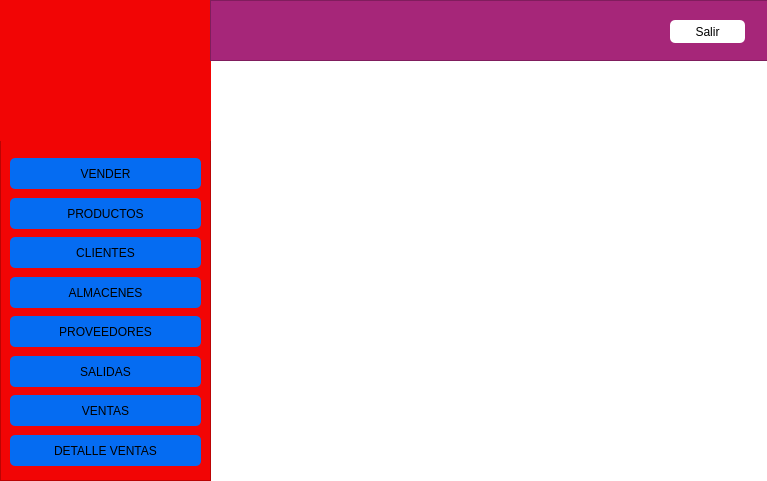
<?xml version="1.0" encoding="UTF-8"?>
<ui version="4.0">
 <class>MainWindow</class>
 <widget class="QMainWindow" name="MainWindow">
  <property name="geometry">
   <rect>
    <x>0</x>
    <y>0</y>
    <width>767</width>
    <height>481</height>
   </rect>
  </property>
  <property name="windowTitle">
   <string>MainWindow</string>
  </property>
  <property name="styleSheet">
   <string notr="true">background-color: rgb(255, 255, 255);</string>
  </property>
  <widget class="QWidget" name="centralwidget">
   <widget class="QFrame" name="frame">
    <property name="geometry">
     <rect>
      <x>0</x>
      <y>0</y>
      <width>211</width>
      <height>481</height>
     </rect>
    </property>
    <property name="styleSheet">
     <string notr="true">QFrame{
background-color: rgb(242, 5, 5);
font: 10pt &quot;Comic Sans MS&quot;;
}

QPushButton{
background-color: rgb(5, 108, 242);
font: 10pt &quot;Comic Sans MS&quot;;
border-radius: 5px;
}

QPushButton:pressed{
background-color: rgb(5, 242, 242);
font: 10pt &quot;Comic Sans MS&quot;;
border-radius: 10px;
}

</string>
    </property>
    <property name="frameShape">
     <enum>QFrame::StyledPanel</enum>
    </property>
    <property name="frameShadow">
     <enum>QFrame::Raised</enum>
    </property>
    <widget class="QLabel" name="label">
     <property name="geometry">
      <rect>
       <x>-30</x>
       <y>0</y>
       <width>261</width>
       <height>141</height>
      </rect>
     </property>
     <property name="text">
      <string/>
     </property>
     <property name="pixmap">
      <pixmap>img/logo2.png</pixmap>
     </property>
     <property name="scaledContents">
      <bool>true</bool>
     </property>
    </widget>
    <widget class="QPushButton" name="btnVender">
     <property name="geometry">
      <rect>
       <x>10</x>
       <y>158</y>
       <width>191</width>
       <height>31</height>
      </rect>
     </property>
     <property name="text">
      <string>VENDER</string>
     </property>
     <property name="icon">
      <iconset>
       <normaloff>img/dollar.png</normaloff>img/dollar.png</iconset>
     </property>
     <property name="iconSize">
      <size>
       <width>20</width>
       <height>20</height>
      </size>
     </property>
     <property name="checkable">
      <bool>false</bool>
     </property>
    </widget>
    <widget class="QPushButton" name="btnProductos">
     <property name="geometry">
      <rect>
       <x>10</x>
       <y>198</y>
       <width>191</width>
       <height>31</height>
      </rect>
     </property>
     <property name="text">
      <string>PRODUCTOS</string>
     </property>
     <property name="icon">
      <iconset>
       <normaloff>img/caja.png</normaloff>img/caja.png</iconset>
     </property>
     <property name="iconSize">
      <size>
       <width>26</width>
       <height>26</height>
      </size>
     </property>
    </widget>
    <widget class="QPushButton" name="btnClientes">
     <property name="geometry">
      <rect>
       <x>10</x>
       <y>237</y>
       <width>191</width>
       <height>31</height>
      </rect>
     </property>
     <property name="styleSheet">
      <string notr="true"/>
     </property>
     <property name="text">
      <string>CLIENTES</string>
     </property>
     <property name="icon">
      <iconset>
       <normaloff>img/usuario.png</normaloff>img/usuario.png</iconset>
     </property>
     <property name="iconSize">
      <size>
       <width>20</width>
       <height>20</height>
      </size>
     </property>
    </widget>
    <widget class="QPushButton" name="btnAlmacenes">
     <property name="geometry">
      <rect>
       <x>10</x>
       <y>277</y>
       <width>191</width>
       <height>31</height>
      </rect>
     </property>
     <property name="text">
      <string>ALMACENES</string>
     </property>
     <property name="icon">
      <iconset>
       <normaloff>img/cajas.png</normaloff>img/cajas.png</iconset>
     </property>
     <property name="iconSize">
      <size>
       <width>24</width>
       <height>24</height>
      </size>
     </property>
    </widget>
    <widget class="QPushButton" name="btnProveedores">
     <property name="geometry">
      <rect>
       <x>10</x>
       <y>316</y>
       <width>191</width>
       <height>31</height>
      </rect>
     </property>
     <property name="text">
      <string>PROVEEDORES</string>
     </property>
     <property name="icon">
      <iconset>
       <normaloff>img/terreno.png</normaloff>img/terreno.png</iconset>
     </property>
     <property name="iconSize">
      <size>
       <width>24</width>
       <height>24</height>
      </size>
     </property>
    </widget>
    <widget class="QPushButton" name="btnSalidas">
     <property name="geometry">
      <rect>
       <x>10</x>
       <y>356</y>
       <width>191</width>
       <height>31</height>
      </rect>
     </property>
     <property name="text">
      <string>SALIDAS</string>
     </property>
     <property name="icon">
      <iconset>
       <normaloff>img/carro-de-entrega.png</normaloff>img/carro-de-entrega.png</iconset>
     </property>
     <property name="iconSize">
      <size>
       <width>32</width>
       <height>32</height>
      </size>
     </property>
    </widget>
    <widget class="QPushButton" name="btnVentas">
     <property name="geometry">
      <rect>
       <x>10</x>
       <y>395</y>
       <width>191</width>
       <height>31</height>
      </rect>
     </property>
     <property name="text">
      <string>VENTAS</string>
     </property>
     <property name="icon">
      <iconset>
       <normaloff>img/ingresos.png</normaloff>img/ingresos.png</iconset>
     </property>
     <property name="iconSize">
      <size>
       <width>26</width>
       <height>26</height>
      </size>
     </property>
    </widget>
    <widget class="QPushButton" name="btnDetalleVentas">
     <property name="geometry">
      <rect>
       <x>10</x>
       <y>435</y>
       <width>191</width>
       <height>31</height>
      </rect>
     </property>
     <property name="text">
      <string>DETALLE VENTAS</string>
     </property>
     <property name="icon">
      <iconset>
       <normaloff>img/lista-de-deseos.png</normaloff>img/lista-de-deseos.png</iconset>
     </property>
     <property name="iconSize">
      <size>
       <width>24</width>
       <height>24</height>
      </size>
     </property>
    </widget>
   </widget>
   <widget class="QFrame" name="frame_2">
    <property name="geometry">
     <rect>
      <x>210</x>
      <y>0</y>
      <width>561</width>
      <height>61</height>
     </rect>
    </property>
    <property name="styleSheet">
     <string notr="true">QFrame{
background-color: rgb(166, 38, 121);
font: 10pt &quot;Comic Sans MS&quot;;
}

QPushButton{
background-color: rgb(255, 255, 255);
font: 10pt &quot;Comic Sans MS&quot;;
border-radius: 5px;
color: rgb(0, 0, 0);
}

QPushButton:pressed{
background-color: rgb(5, 242, 242);
font: 10pt &quot;Comic Sans MS&quot;;
border-radius: 5px;
color: rgb(0, 0, 0);
}</string>
    </property>
    <property name="frameShape">
     <enum>QFrame::StyledPanel</enum>
    </property>
    <property name="frameShadow">
     <enum>QFrame::Raised</enum>
    </property>
    <widget class="QPushButton" name="btnSalir">
     <property name="geometry">
      <rect>
       <x>460</x>
       <y>20</y>
       <width>75</width>
       <height>23</height>
      </rect>
     </property>
     <property name="text">
      <string>Salir</string>
     </property>
     <property name="icon">
      <iconset>
       <normaloff>img/cancel.png</normaloff>img/cancel.png</iconset>
     </property>
     <property name="iconSize">
      <size>
       <width>24</width>
       <height>24</height>
      </size>
     </property>
    </widget>
   </widget>
  </widget>
 </widget>
 <resources/>
 <connections/>
</ui>
